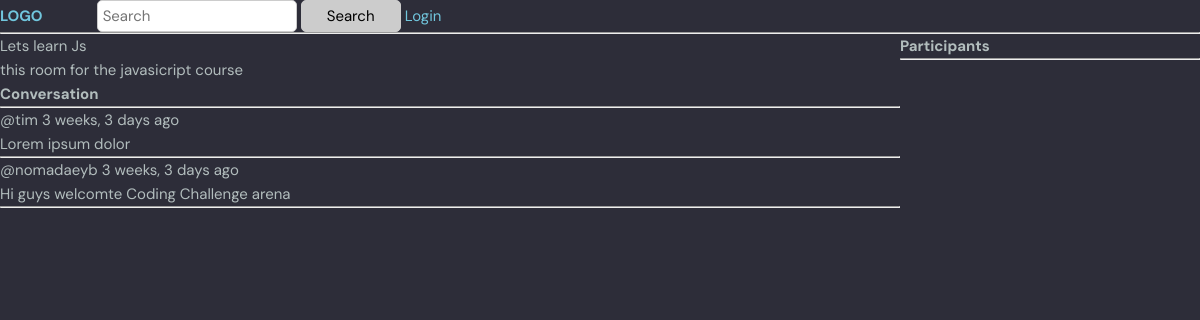
Page /room/1/ on the earlier database version.
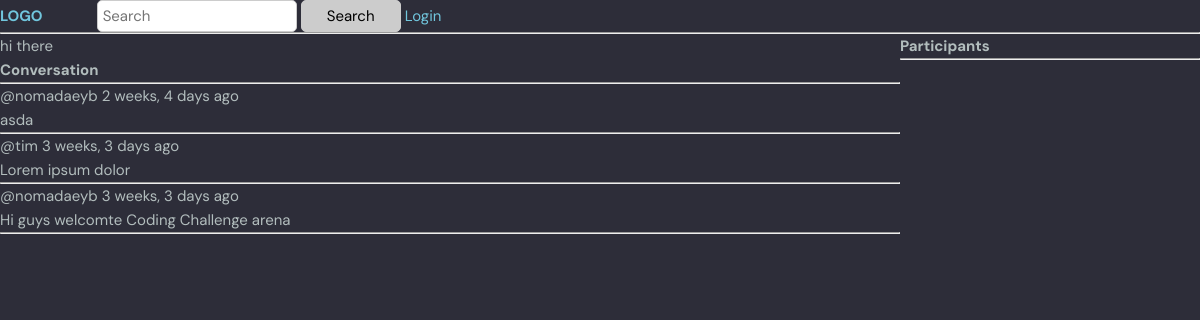
Same page on the later database version.
### base/models.py (models this page shows, shortened)
class Room(models.Model):
    host = models.ForeignKey(User,on_delete=models.SET_NULL,null=True)
    topic = models.ForeignKey(Topic,on_delete=models.SET_NULL,null=True)
    name= models.CharField(max_length=200,null=True,blank=True)
    description = models.TextField(null=True,blank=True)
    participants = models.ManyToManyField(User,related_name="participants",blank=True)
    updated = models.DateTimeField(auto_now=True)
    created = models.DateTimeField(auto_now_add=True)
    class Meta:
        ordering = ["-updated","-created"]

class Message(models.Model):
    user = models.ForeignKey(User,on_delete=models.CASCADE)
    room = models.ForeignKey(Room,on_delete=models.CASCADE)
    body = models.TextField()
    updated = models.DateTimeField(auto_now=True)
    created = models.DateTimeField(auto_now_add=True)
    class Meta:
        ordering = ["-created","-updated"]

### base/views.py (the view, shortened to what this page needs)
# urls.py: path("room/<str:pk>/",views.room,name="room"),
def room(request,pk):
    room = Room.objects.get(id=pk)
    room_messages = room.message_set.all().order_by("-created")
    participants = room.participants.all()
    context = {"room":room,"room_messages":room_messages,"participants":participants}
    return render(request,"base/room.html",context)

### base/templates/base/room.html (shortened to what this page needs)
{% extends "main.html"  %}
{% block content %}
<div class="room-container" >
    <div>
</h1>{{ room.name}}</h1>
<p>{{ room.description }}</p>
<div class= "comment-wrapper">
    <h3>Conversation</h3>
    <hr>
    {% for message in room_messages %}
        <div>
            <small>@{{message.user}} {{message.created | timesince }} ago</small>
            <p>{{message.body}}</p>
            <hr>
        </div>
    {% endfor %}
</div>
   </div>
   <div>
         <h3>Participants</h3>
         <ul>
            <hr>
         </ul>
   </div>
</div>
{% endblock %}

### templates/main.html (shortened to what this page needs)
<!DOCTYPE html>
{% load static %}
<html lang="en">
<head>
    <link rel="stylesheet" href="{% static 'styles/style.css' %}" />
</head>
<body>
    {% include 'navbar.html' %}
    {% block content %}
    {% endblock %}
</body>
</html>

### templates/navbar.html (shortened to what this page needs)
<a href="/">
    <h1>LOGO</h1>
</a>
<form id="former" method="GET" action="{% url "home" %}">
    <input type="text" name="q" placeholder="Search">
    <input type="submit" value="Search">
</form>
{% if request.user.is_authenticated %}
<p>Hi {{ request.user.username}}!</p>
<a href="{% url 'logout' %}">Logout</a>
{% else %}
<a href="{% url 'login' %}">Login</a>
{% endif %}
<hr>

### static/styles/style.css (style rules this page uses)
:root { --color-main: #71c6dd; --color-main-light: #e1f6fb; --color-dark: #3f4156; --color-dark-medium: #51546e; --color-dark-light: #696d97; --color-light: #e5e5e5; --color-gray: #8b8b8b; --color-light-gray: #b2bdbd; --color-bg: #2d2d39; --color-success: #5dd693; --color-error: #fc4b0b; }
* { font-family: "DM Sans", -apple-system, BlinkMacSystemFont, "Segoe UI", Roboto, Oxygen, Ubuntu, Cantarell, "Open Sans", "Helvetica Neue", sans-serif; margin: 0; padding: 0; box-sizing: border-box; text-rendering: optimizeLegibility; font-size: inherit; }
html { font-size: 56.25%; }
@media only screen and (min-width: 1200px) { html { font-size: 62.5%; } }
body { line-height: 1.6; font-weight: 400; font-size: 1.5rem; color: var(--color-light-gray); background-color: var(--color-bg); min-height: 100vh; }
a { display: inline-block; color: var(--color-main); text-decoration: none; }

### templates/navbar.html (style rules this page uses)
#former { display: inline-block; margin-left: 50px; }
#former input { border: 1px solid #ccc; border-radius: 5px; padding: 5px; width: 200px; }
#former input[type="submit"] { background: #ccc; border: 1px solid #ccc; border-radius: 5px; padding: 5px; width: 100px; cursor: pointer; }
#former input[type="text"] { outline: none; }
#former input[type="submit"] { outline: none; }
#former input[type="text"] { -webkit-transition: all 0.30s ease-in-out; -moz-transition: all 0.30s ease-in-out; -ms-transition: all 0.30s ease-in-out; -o-transition: all 0.30s ease-in-out; }
#former input[type="submit"] { -webkit-transition: all 0.30s ease-in-out; -moz-transition: all 0.30s ease-in-out; -ms-transition: all 0.30s ease-in-out; -o-transition: all 0.30s ease-in-out; }

### base/templates/base/room.html (style rules this page uses)
.room-container { display: grid; justify-content: space-between; grid-template-columns: 3fr 1fr; }

Differences in the rows shown:
changed Room: name "Lets learn Js" → "hi there"; description "this room for the javasicript course" → (not shown)
added Message: user "nomadaeyb", created "2 weeks, 4 days", body "asda"
